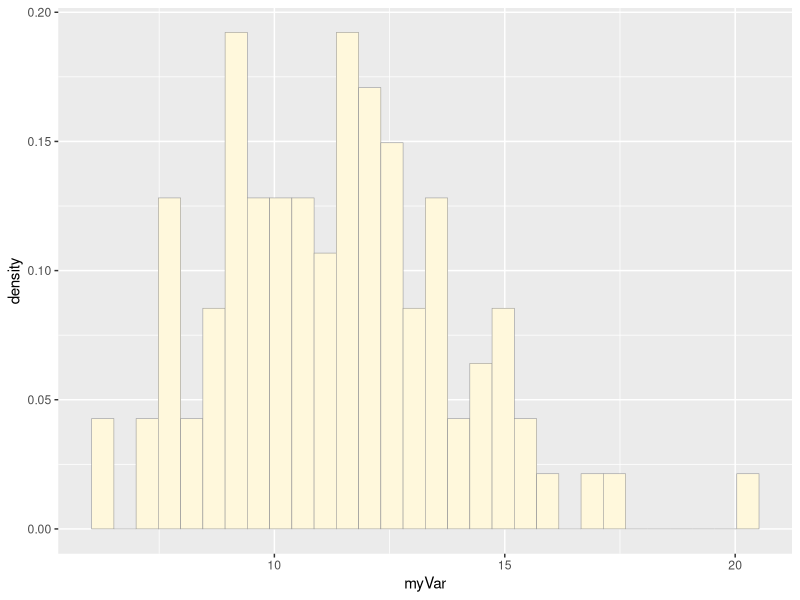
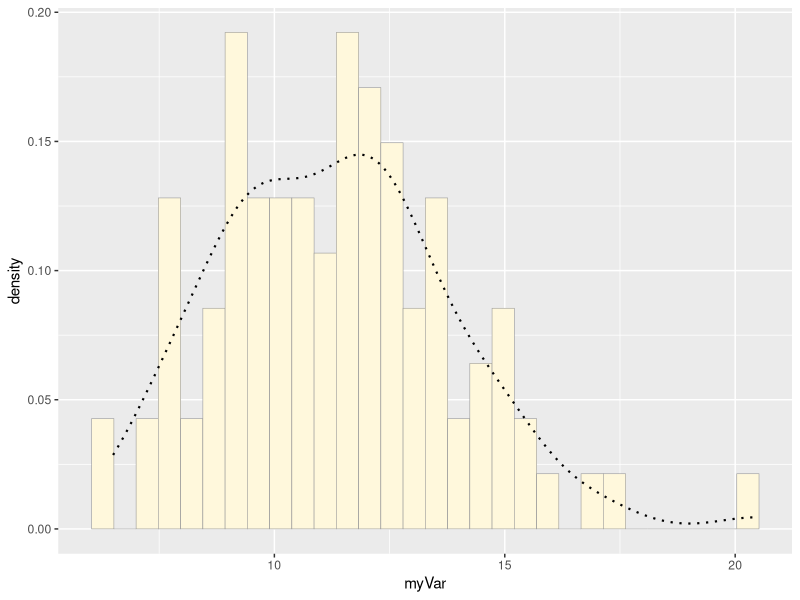

Write the R code that produced these figures, in order. (Note: this script raises an error after producing the figures.)
## ---- chunk 1
library(ggplot2) # for graphics
library(MASS)

z <- read.table("catsM.csv",header=TRUE,sep=",", stringsAsFactors=FALSE)
names(z) <- list("ID","myVar")
str(z)
summary(z)

p1 <- ggplot(data=z, aes(x=myVar, y=..density..)) +
  geom_histogram(color="grey60",fill="cornsilk",size=0.2) 
print(p1)

p1 <-  p1 +  geom_density(linetype="dotted",size=0.75)
print(p1)

 gammaPars <- fitdistr(z$myVar,"gamma")
shapeML <- gammaPars$estimate["shape"]
print(shapeML)
rateML <- gammaPars$estimate["rate"]
print(rateML)

length(z$myVar)
p1 <- ggplot(data=simheartmass, aes(x=myVar, y=..density..)) +
  geom_histogram(color="grey60",fill="cornsilk",size=0.2) 
print(p1)
